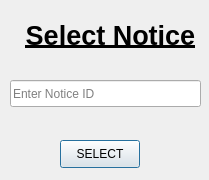
<?xml version="1.0" encoding="UTF-8"?>
<ui version="4.0">
 <class>selectHospital</class>
 <widget class="QDialog" name="selectHospital">
  <property name="geometry">
   <rect>
    <x>0</x>
    <y>0</y>
    <width>209</width>
    <height>180</height>
   </rect>
  </property>
  <property name="windowTitle">
   <string/>
  </property>
  <widget class="QLabel" name="title">
   <property name="geometry">
    <rect>
     <x>-50</x>
     <y>10</y>
     <width>321</width>
     <height>51</height>
    </rect>
   </property>
   <property name="text">
    <string>&lt;html&gt;&lt;head/&gt;&lt;body&gt;&lt;p align=&quot;center&quot;&gt;&lt;span style=&quot; font-size:20pt; font-weight:600; text-decoration: underline;&quot;&gt;Select Notice&lt;/span&gt;&lt;/p&gt;&lt;/body&gt;&lt;/html&gt;</string>
   </property>
  </widget>
  <widget class="QPushButton" name="removeButton">
   <property name="geometry">
    <rect>
     <x>60</x>
     <y>140</y>
     <width>80</width>
     <height>28</height>
    </rect>
   </property>
   <property name="text">
    <string>SELECT</string>
   </property>
  </widget>
  <widget class="QLineEdit" name="searchByID">
   <property name="geometry">
    <rect>
     <x>10</x>
     <y>80</y>
     <width>191</width>
     <height>27</height>
    </rect>
   </property>
   <property name="placeholderText">
    <string>Enter Notice ID</string>
   </property>
  </widget>
 </widget>
 <resources/>
 <connections/>
</ui>
